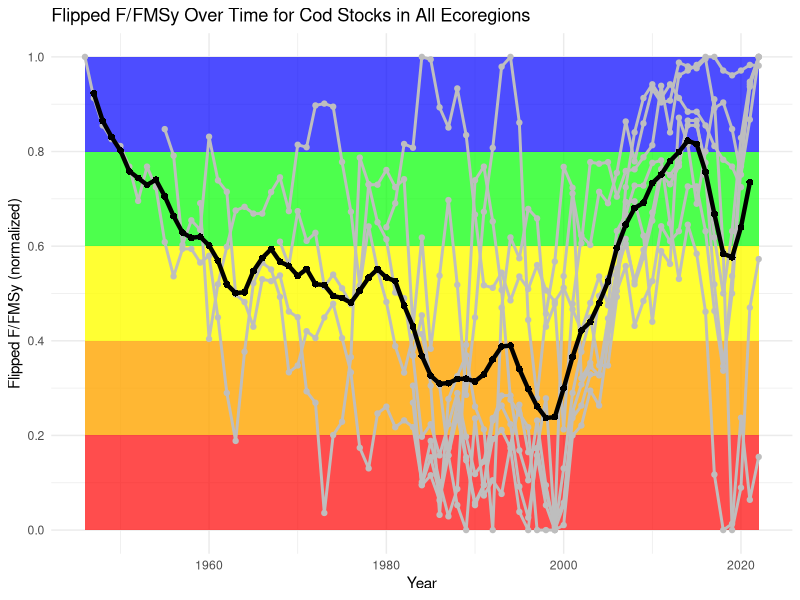

This figure's R source:
setwd("/Users/emma/Library/CloudStorage/OneDrive-DanmarksTekniskeUniversitet/NIVA/data")  
getwd()

library(dplyr)
library(tidyr)
library(readr)
library(ggplot2)
library(scales)
library(zoo)

data <- read.csv("total_europe_stockdata2024.csv")

# Filter only cod stocks and remove missing values
cod_stocks <- data %>%
  filter(grepl("^cod\\.", StockKeyLabel)) %>%
  filter(!is.na(Year) & !is.na(F.FMSy))

# Normalize and flip F/FMSy
cod_stocks <- cod_stocks %>%
  group_by(StockKeyLabel) %>%
  mutate(F.FMSy_norm = rescale(F.FMSy, to = c(0, 1)),
         F.FMSy_flipped = 1 - F.FMSy_norm) %>%
  ungroup() %>%
  filter(!is.na(F.FMSy_flipped))

# Compute the average flipped F/FMSy per year
cod_avg <- cod_stocks %>%
  group_by(Year) %>%
  summarise(F_FMSy_avg = mean(F.FMSy_flipped, na.rm = TRUE)) %>%
  ungroup() %>%
  mutate(F_FMSy_avg_smooth = rollmean(F_FMSy_avg, k = 3, fill = NA, align = "center")) %>%
  filter(!is.na(F_FMSy_avg_smooth))

# Build the plot
cod_plot <- ggplot() +
  annotate("rect", xmin = min(cod_stocks$Year), xmax = max(cod_stocks$Year), ymin = 0.8, ymax = 1, fill = "blue", alpha = 0.7) +
  annotate("rect", xmin = min(cod_stocks$Year), xmax = max(cod_stocks$Year), ymin = 0.6, ymax = 0.8, fill = "green", alpha = 0.7) +
  annotate("rect", xmin = min(cod_stocks$Year), xmax = max(cod_stocks$Year), ymin = 0.4, ymax = 0.6, fill = "yellow", alpha = 0.8) +
  annotate("rect", xmin = min(cod_stocks$Year), xmax = max(cod_stocks$Year), ymin = 0.2, ymax = 0.4, fill = "orange", alpha = 0.8) +
  annotate("rect", xmin = min(cod_stocks$Year), xmax = max(cod_stocks$Year), ymin = 0, ymax = 0.2, fill = "red", alpha = 0.7) +
  geom_line(data = cod_stocks, aes(x = Year, y = F.FMSy_flipped, group = StockKeyLabel), color = "gray", size = 1) + 
  geom_point(data = cod_stocks, aes(x = Year, y = F.FMSy_flipped, group = StockKeyLabel), color = "gray", size = 1.5) +
  geom_line(data = cod_avg, aes(x = Year, y = F_FMSy_avg_smooth), color = "black", size = 1.5) +  
  geom_point(data = cod_avg, aes(x = Year, y = F_FMSy_avg_smooth), color = "black", size = 2, shape = 16) +
  scale_y_continuous(breaks = seq(0, 1, by = 0.2)) +
  labs(title = "Flipped F/FMSy Over Time for Cod Stocks in All Ecoregions",
       x = "Year", y = "Flipped F/FMSy (normalized)") +  
  theme_minimal()

print(cod_plot)
